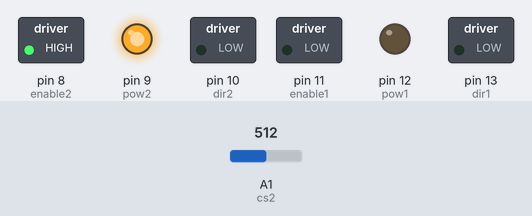
A sketch run on a simulated Arduino Uno, built with avr-gcc and run on an emulated ATmega328P. On the bench: switched loads named in the sketch (green lamp = pin HIGH), output pins drawn as LEDs (lit = HIGH). The test bench sets the inputs (shaded band); at power-on: A1 (cs2) = 512. What the sketch prints to the serial monitor is not drawn.

Above: at 5.3 s.
5.4 s: A1 (cs2) set to 8
6.9 s: A1 (cs2) set to 11
Timing chart, 0 to 9.7 s (numbered marks = the images above; inputs shaded):
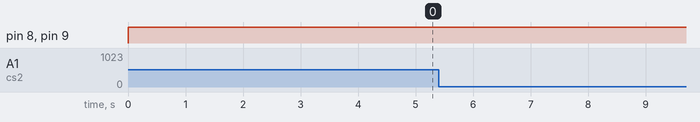

The sketch:

_1_flywheel_test.ino
```cpp
int error;
byte vibrate = 0;

int enable1 = 11;
int pow1 = 12;
int dir1 = 13;
int cs1 = 0;

int enable2 = 8;
int pow2 = 9;
int dir2 = 10;
int cs2 = 1;


void setup() {
  Serial.begin(250000);
  //setup driver pins
  pinMode(enable1, OUTPUT);
  pinMode(pow1, OUTPUT);
  pinMode(dir1, OUTPUT);

  pinMode(enable2, OUTPUT);
  pinMode(pow2, OUTPUT);
  pinMode(dir2, OUTPUT);
}

void loop() {

  //enable drivers
  digitalWrite(enable2, HIGH);
  digitalWrite(enable1, LOW);

  //set each motor 2's direction and speed
  digitalWrite(dir2, LOW);
  analogWrite(pow2, 255);
  Serial.print(analogRead(cs2));
  Serial.print("\t");

}
```

Measured:
- after the input at 5.4 s, every drawn part: stays the same
- after the input at 6.9 s, every drawn part: stays the same
